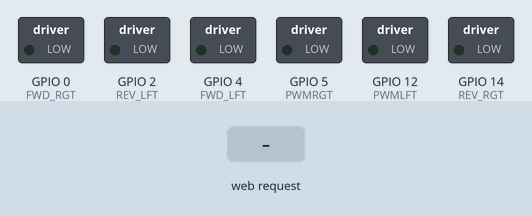
A sketch run on a simulated ESP8266 (NodeMCU). On the bench: switched loads named in the sketch (green lamp = pin HIGH). The inputs (shaded band) are chosen by the test bench. WiFi joins after 1.5 s; servers stay silent unless stated; what the sketch prints to the serial monitor is not drawn.

Above: at 2.7 s.
2.8 s: HTTP request GET /fwd received
At 4.0 s:
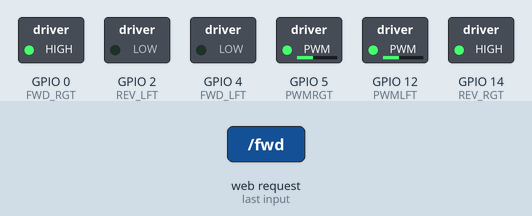
4.3 s: HTTP request GET /rev received
At 5.2 s:
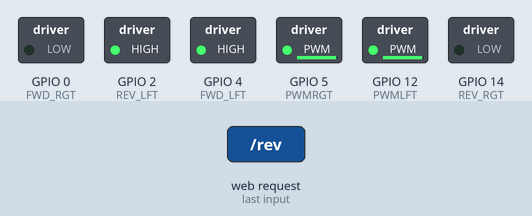
5.8 s: HTTP request GET /stop received
At 6.3 s:
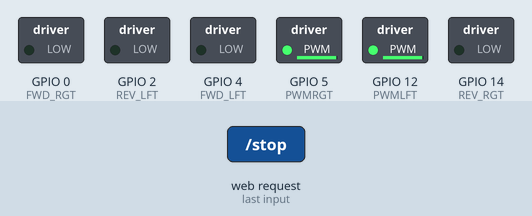
7.3 s: HTTP request GET /slide received
At 7.8 s:
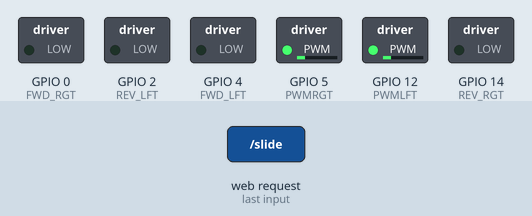
Timing chart, 0 to 9.8 s (numbered marks = the images above; inputs shaded):
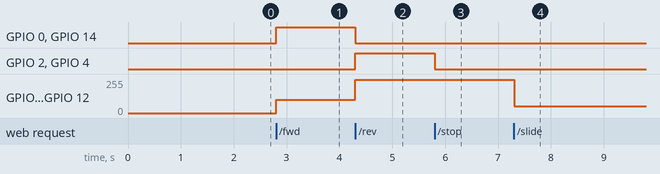

The sketch:

espremote_formatted.ino
```cpp
// Load Wi-Fi library
#include <ESP8266WiFi.h>

// Replace with your network credentials
const char *ssid = "xxxxxx";
const char *password = "xxxxxxx";

// Set web server port number to 80
WiFiServer server(80);

// Variable to store the HTTP request
String header;

void definePinModes()
{
    pinMode(14, OUTPUT); //d5
    pinMode(12, OUTPUT); //d6
    pinMode(13, OUTPUT); //d7
    pinMode(0, OUTPUT);  //d3
    pinMode(2, OUTPUT);  //d4
    pinMode(4, OUTPUT);  //d2
    pinMode(5, OUTPUT);  //d1
}
void initPinStates()
{
    digitalWrite(5, LOW);  //d1 pwm
    digitalWrite(12, LOW); //d6 pwm
    digitalWrite(4, LOW);  //d2
    digitalWrite(0, LOW);  //d3
    digitalWrite(2, LOW);  //d4
    digitalWrite(14, LOW); //d5
    digitalWrite(13, LOW); //d7
}
void setup()
{
    Serial.begin(115200);
    // Connect to Wi-Fi network with SSID and password
    Serial.print("Connecting to ");
    Serial.println(ssid);
    WiFi.begin(ssid, password);
    while (WiFi.status() != WL_CONNECTED)
    {
        delay(500);
        Serial.print(".");
    }
    // Print local IP address and start web server
    Serial.println("");
    Serial.println("WiFi connected.");
    Serial.println("IP address: ");
    //Serial.println(WiFi.localIP());
    String ip= WiFi.localIP().toString();
    Serial.println(ip);

    definePinModes(); // define pin direction
    initPinStates();  // pull all Output pins low
    server.begin();
}

// PowerTrain IO defines
#define FWD_LFT 4  //2
#define FWD_RGT 0  //d3
#define REV_LFT 2  //d4
#define REV_RGT 14 //d5
#define PWMRGT 5
#define PWMLFT 12
#define PWM_STEP 50
#define PWM_LOLIM 50
#define PWM_UPLIM 970

uint16_t pwmLft = 50, pwmRgt = 50;
uint16_t pwmSliderVal = 0;

uint16_t maxSpdLeft=0;
uint16_t maxSpdRight=0;
bool isCurveLeft =false;
bool isCurveRight = false;


void setMotorPwm(uint16_t lft, uint16_t rgt) // set speed of traction motors thru PWM
{
    if (lft <= PWM_LOLIM)
        lft = 50;
    if (lft >= PWM_UPLIM)
        lft = PWM_UPLIM;
    if (rgt <= PWM_LOLIM)
        rgt = 50;
    if (rgt >= PWM_UPLIM)
        rgt = PWM_UPLIM;
    pwmLft = lft;
    pwmRgt = rgt;
    Serial.print("Lftpwm: ");
    Serial.print(pwmLft);
    Serial.print(" Rgtpwm: ");
    Serial.println(pwmRgt);

    analogWrite(PWMLFT, lft);
    analogWrite(PWMRGT, rgt);
}

void pullAllLow() // emergency Stop
{
    digitalWrite(REV_LFT, LOW);
    digitalWrite(REV_RGT, LOW);
    digitalWrite(FWD_LFT, LOW);
    digitalWrite(FWD_RGT, LOW);
    //delay(200); -- need a ramp instead
}

void reverse()
{
    pullAllLow();
    digitalWrite(REV_LFT, HIGH);
    digitalWrite(REV_RGT, LOW);
    digitalWrite(FWD_LFT, HIGH);
    digitalWrite(FWD_RGT, LOW);
    isCurveRight=false;
      isCurveLeft=false;
    setMotorPwm(250 , 250);
}

bool fwd_flg = false; // if forward pwm > LO_lIM then decrement it when everytime  reverse is requested until pwm ==LO_LIM, after that call reverse()

void forward()
{
    pullAllLow();
    digitalWrite(REV_LFT, LOW);
    digitalWrite(REV_RGT, HIGH);
    digitalWrite(FWD_LFT, LOW);
    digitalWrite(FWD_RGT, HIGH);
    pwmLft <= pwmRgt ? pwmLft = pwmRgt : pwmRgt = pwmLft;
    setMotorPwm(pwmLft += PWM_STEP, pwmRgt += PWM_STEP);
    fwd_flg = true;
    isCurveRight=false;
      isCurveLeft=false;
}

void cwRot()
{
    pullAllLow();
    digitalWrite(REV_LFT, LOW);
    digitalWrite(REV_RGT, HIGH);
    digitalWrite(FWD_LFT, HIGH);
    digitalWrite(FWD_RGT, LOW);
}
void ccwRot()
{
    pullAllLow();
    digitalWrite(REV_LFT, HIGH);
    digitalWrite(REV_RGT, LOW);
    digitalWrite(FWD_LFT, LOW);
    digitalWrite(FWD_RGT, HIGH);
}


void curveLeft()
{
  if(!isCurveLeft&&!isCurveRight)
  {
    maxSpdLeft=pwmRgt;
    isCurveLeft=true;
  }

  if(isCurveRight)
  {

    pwmRgt<maxSpdRight?pwmRgt+=PWM_STEP:maxSpdRight;
    if(pwmRgt-maxSpdRight>0)
    {
      pwmLft+=PWM_STEP;
      isCurveRight=false;
      isCurveLeft=false;
      }
   }
  short diff=pwmLft - PWM_STEP;
  if(diff>=PWM_STEP)
  {
    pwmLft -= PWM_STEP;
  }
  setMotorPwm(pwmLft , pwmRgt);

}

void curveRight()
{
  if(!isCurveLeft&&!isCurveRight){
   maxSpdRight=pwmLft;
   isCurveRight=true;
  }
  if(isCurveLeft){

    pwmLft<maxSpdLeft?pwmLft+=PWM_STEP:maxSpdLeft;
   }
    if(pwmLft-maxSpdLeft>0)
    {
      pwmRgt+=PWM_STEP;
      isCurveRight=false;
      isCurveLeft=false;
      }


  short diff=pwmRgt - PWM_STEP;
  if(diff>=PWM_STEP)
  {
    pwmRgt -= PWM_STEP;
  }
  setMotorPwm(pwmLft, pwmRgt -= PWM_STEP);

}

void loop()
{

    WiFiClient client = server.available(); // Listen for incoming clients

    if (client)
    {                                  // If a new client connects,
        Serial.println("New Client."); // print a message out in the serial port
        String currentLine = "";       // make a String to hold incoming data from the client
        while (client.connected())
        { // loop while the client's connected
            if (client.available())
            {                           // if there's bytes to read from the client,
                char c = client.read(); // read a byte, then
                //Serial.write(c);        // print it out the serial monitor
                header += c;
                if (c == '\n')
                { // if the byte is a newline character
                    // if the current line is blank, you got two newline characters in a row.
                    // that's the end of the client HTTP request, so send a response:
                    if (currentLine.length() == 0)
                    {
                        // HTTP headers always start with a response code (e.g. HTTP/1.1 200 OK)
                        // and a content-type so the client knows what's coming, then a blank line:
                        client.println("HTTP/1.1 200 OK");
                        client.println("Content-type:text/html");
                        client.println("Connection: close");
                        client.println();

                        // turns the GPIOs on and off
                        if (header.indexOf("GET /fwd") >= 0)
                        {
                            Serial.println("FWD");
                            Serial.println("fwd pwm:");
                            Serial.println(pwmLft);

                            forward();
                        }
                        else if (header.indexOf("GET /rev") >= 0)
                        {
                            Serial.println("REVERSE");

                            setMotorPwm(PWM_LOLIM + 200, PWM_LOLIM + 200);
                            reverse();
                        }
                        else if (header.indexOf("GET /left") >= 0)
                        {
                            Serial.println("LEFT TURN");

                            curveLeft();
                        }
                        else if (header.indexOf("GET /right") >= 0)
                        {
                            Serial.println("RIGHT TURN");

                            curveRight();
                        }
                        else if (header.indexOf("GET /stop") >= 0)
                        {
                            Serial.println("Stop fired");

                            pullAllLow();
                        }
                        else if (header.indexOf("slide") >= 0)
                        {
                            Serial.println("----------Slider----------------");
                            // extract slider value from querystring
                            String val = header.substring(header.indexOf("slide") + 6, header.indexOf("slide") + 9);
                            Serial.print("Header value string: ");
                            Serial.println(val);

                            Serial.print("Header value int");
                            int sliderVal = val.substring(0, val.length()).toInt();
                            Serial.println(sliderVal);

                            pwmSliderVal = map(sliderVal, 0, 100, PWM_LOLIM - 50, PWM_UPLIM);
                            Serial.print("pwmSlider val: ");
                            Serial.println(pwmSliderVal);
                            // update speed ON THE FLY
                            if (pwmLft == pwmRgt)
                            {
                                setMotorPwm(pwmSliderVal, pwmSliderVal);
                                Serial.print("lft rgt same\n");
                            }
                            else
                            {
                                if (pwmLft > pwmRgt)
                                {
                                    float ratio = (float)(pwmRgt) / pwmLft;
                                    setMotorPwm(pwmSliderVal, pwmSliderVal * ratio);
                                    Serial.print("Right turn update: left: ");
                                    Serial.print(pwmSliderVal);
                                    Serial.print("  Right:");
                                    Serial.println(pwmSliderVal * ratio);
                                }
                                else
                                {
                                    float ratio = (float)(pwmLft) / pwmRgt;
                                    setMotorPwm(pwmSliderVal * ratio, pwmSliderVal);
                                    Serial.print("Left turn update: left: ");
                                    Serial.print(pwmSliderVal * ratio);
                                    Serial.print("  Right:");
                                    Serial.println(pwmSliderVal);
                                }
                            }
                        }

                        // ----------------- UI ---------------------------------
                        client.println("<!DOCTYPE html>");
                        client.println("<html>");
                        client.println("<head>");
                        // client.println("<meta name=\"viewport\" content=\"width=device-width, initial-scale=1\">");
                        //prevent zoom scroll
                        client.println("<meta name=\"viewport\" content=\"width=device-width, initial-scale=1.0, maximum-scale=1.0, user-scalable=no\" />");

                        client.println("<style>");
                        client.println("html { font-family: Helvetica; display: inline-block; margin: 0px auto; text-align: center;}");

                        client.println(".button { background-color: #f0e92b; border: none;border-radius:5px; color: white; padding: 5px 10px;");
                        client.println("text-decoration: none; font-size: 20px; margin: 2px; cursor: pointer;}");
                        client.println(".button3 { position:relative;}");
                        client.println(".button2 {background-color: #3f4545;}");
                        client.println(".slidecontainer {width: 100%;}");
                        client.println(".slider {-webkit-appearance: none;width: 100%;height: 40px;background: #d3d3d3;outline: none;opacity: 0.7;-webkit-transition: .2s;transition: opacity .2s;}");
                        client.println(".slider:hover {opacity: 1;}");
                        client.println(".slider::-webkit-slider-thumb {-webkit-appearance: none;appearance: none;width: 25px;height: 40px;background: #4CAF50;cursor: pointer;}");
                        client.println("td {align=\"right\"}");
                        client.println(".slider::-moz-range-thumb {width: 25px;height: 40px;background: #4CAF50;cursor: pointer;}");
                        client.println("</style>");
                        client.println("</head>");
                        client.println("<body style=\"background-color:#b3ecff\">");
                        client.println("<h1>Node Control Pannel</h1>");
                        client.println("<table style=\" width:100%\">");
                        //client.println("<table >");
                        client.println("<tr><td></td><td><button class=\"button\" id=\"btnfwd\">FWD</button></td><td></td></tr>");
                        client.println("<tr><td><button class=\"button\" id=\"btnlft\">LEFT</button></td>");
                        client.println("<td><button class=\"button\" id=\"btnstp\" style=\"background-color:#ff0000\">STOP</button></td>");
                        client.println("<td><button class=\"button\" id=\"btnrgt\">RIGHT</button></td>");
                        client.println("<tr><td></td><td><button class=\"button\" id=\"btnrev\">REV</button></td>");
                        client.println("<td></td></tr></table>");
                        client.println("<p>Slide to adjust throttle</p>");
                        client.println("<div class=\"slidecontainer\">");
                        client.println("<input type=\"range\" min=\"0\" max=\"100\" value=\"0\" class=\"slider\" id=\"myRange\">");
                        client.println("<p>Value: <span id=\"demo\"></span></p>");
                        client.println("</div>");
                        client.println("<script> ");
                        client.println("var slider = document.getElementById(\"myRange\");");
                         client.println("var output = document.getElementById(\"demo\");");

                        client.println("var btnfwd = document.getElementById(\"btnfwd\");");
                        client.println("var btnrev = document.getElementById(\"btnrev\");");
                        client.println("var btnlft = document.getElementById(\"btnlft\");");
                        client.println("var btnrgt = document.getElementById(\"btnrgt\");");
                        client.println("var btnstp = document.getElementById(\"btnstp\");");


                        client.println("output.innerHTML = slider.value;");
                        client.println("slider.oninput = function() {output.innerHTML = this.value;}");
                        client.println("slider.onmouseleave = function(){");
                        client.println("console.log(\"Slider event fired \");");
                        client.println("var xhttp = new XMLHttpRequest();");
                        String ip=WiFi.localIP().toString();
                        client.println("xhttp.open(\"GET\", \"http://"+ip+"/slide/\" + this.value  , true);");
                        client.println("xhttp.send();}");

                        client.println("btnfwd.onclick = function(){ ");
                        client.println("var xhttp = new XMLHttpRequest(); ");
                        client.println("xhttp.open(\"GET\", \"http://"+ip+"/fwd\"  , true); ");
                        client.println("xhttp.send();} ");

                        client.println("btnrev.onclick = function(){ ");
                        client.println("var xhttp = new XMLHttpRequest(); ");
                        client.println("xhttp.open(\"GET\", \"http://"+ip+"/rev\"  , true); ");
                        client.println("xhttp.send();} ");

                        client.println("btnrgt.onclick = function(){ ");
                        client.println("var xhttp = new XMLHttpRequest(); ");
                        client.println("xhttp.open(\"GET\", \"http://"+ip+"/right\"  , true); ");
                        client.println("xhttp.send();} ");

                        client.println("btnlft.onclick = function(){ ");
                        client.println("var xhttp = new XMLHttpRequest(); ");
                        client.println("xhttp.open(\"GET\", \"http://"+ip+"/left\"  , true); ");
                        client.println("xhttp.send();} ");

                        client.println("btnstp.onclick = function(){ ");
                        client.println("var xhttp = new XMLHttpRequest(); ");
                        client.println("xhttp.open(\"GET\", \"http://"+ip+"/stop\"  , true); ");
                        client.println("xhttp.send();} ");

                        client.println("slider.ontouchend = function(){");
                        client.println("console.log(\"Slider event fired \");");
                        client.println("var xhttp = new XMLHttpRequest();");
                        client.println("xhttp.open(\"GET\", \"http://"+ip+"/slide/\" + this.value  , true);");
                        client.println("xhttp.send();}</script>");
                        //client.println("}</script>");
                        client.println("</body></html>");

                        // The HTTP response ends with another blank line
                        client.println();
                        // Break out of the while loop
                        break;
                    }
                    else
                    { // if you got a newline, then clear currentLine
                        currentLine = "";
                    }
                }
                else if (c != '\r')
                {                     // if you got anything else but a carriage return character,
                    currentLine += c; // add it to the end of the currentLine
                }
            }
        }

        header = "";

        Serial.println("Client disconnected.");
        Serial.println("");
    }
}
```

Measured:
- after the input at 2.8 s, GPIO 0 (FWD_RGT), GPIO 14 (REV_RGT): LOW → HIGH at once; GPIO 5 (PWMRGT), GPIO 12 (PWMLFT): 0/255 → 100/255 at once
- after the input at 4.3 s, GPIO 0 (FWD_RGT), GPIO 14 (REV_RGT): HIGH → LOW at once; GPIO 2 (REV_LFT), GPIO 4 (FWD_LFT): LOW → HIGH at once; GPIO 5 (PWMRGT), GPIO 12 (PWMLFT): 100/255 → 250/255 at once
- after the input at 5.8 s, GPIO 2 (REV_LFT), GPIO 4 (FWD_LFT): HIGH → LOW at once
- after the input at 7.3 s, GPIO 5 (PWMRGT), GPIO 12 (PWMLFT): 250/255 → 50/255 at once
